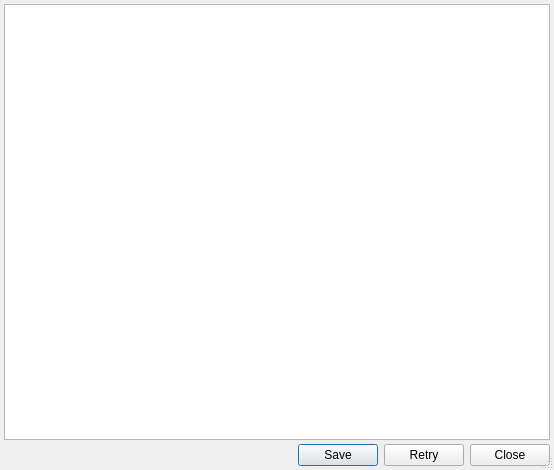
<?xml version="1.0" encoding="UTF-8"?>
<ui version="4.0">
 <class>ReportViewDialog</class>
 <widget class="QDialog" name="ReportViewDialog">
  <property name="windowModality">
   <enum>Qt::ApplicationModal</enum>
  </property>
  <property name="geometry">
   <rect>
    <x>0</x>
    <y>0</y>
    <width>554</width>
    <height>470</height>
   </rect>
  </property>
  <property name="windowTitle">
   <string>просмотр отчёта</string>
  </property>
  <property name="sizeGripEnabled">
   <bool>true</bool>
  </property>
  <layout class="QGridLayout">
   <property name="margin">
    <number>4</number>
   </property>
   <property name="spacing">
    <number>4</number>
   </property>
   <item row="0" column="0">
    <widget class="CReportBrowser" name="txtReport">
     <property name="font">
      <font>
       <family>MS Shell Dlg 2</family>
       <pointsize>10</pointsize>
      </font>
     </property>
    </widget>
   </item>
   <item row="1" column="0">
    <widget class="QDialogButtonBox" name="buttonBox">
     <property name="standardButtons">
      <set>QDialogButtonBox::Close|QDialogButtonBox::Retry|QDialogButtonBox::Save</set>
     </property>
    </widget>
   </item>
  </layout>
 </widget>
 <customwidgets>
  <customwidget>
   <class>CReportBrowser</class>
   <extends>QTextBrowser</extends>
   <header>ReportBrowser.h</header>
  </customwidget>
 </customwidgets>
 <tabstops>
  <tabstop>txtReport</tabstop>
 </tabstops>
 <resources/>
 <connections/>
</ui>
